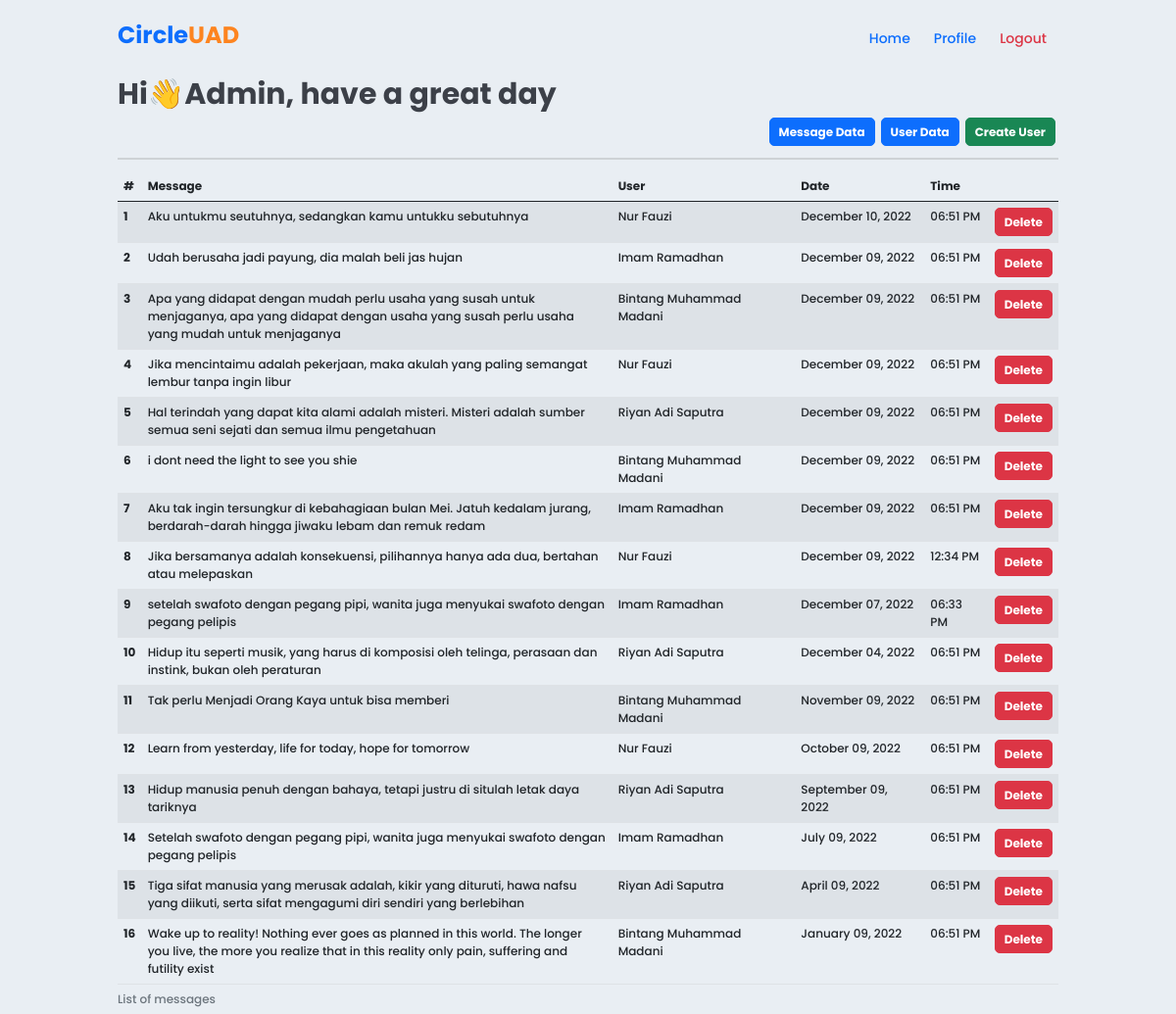
The app's page /profile.php (signed in) with its own data.
### tables this page shows
CREATE TABLE `users` (
  `id_user` int NOT NULL,
  `firstname` varchar(50) NOT NULL,
  `lastname` varchar(50) NOT NULL,
  `email` varchar(255) NOT NULL,
  `password` varchar(255) NOT NULL,
  `role` enum('admin','client') NOT NULL DEFAULT 'client'
);

CREATE TABLE `timeline` (
  `id_timeline` int NOT NULL,
  `message` text NOT NULL,
  `created_at` datetime NOT NULL,
  `id_user` int NOT NULL
);

### functions/user.php (called while the page is built, shortened)
<?php
function get_name_user()
{
    global $link;
    $query = "SELECT * FROM users";
    $result = mysqli_query($link, $query);
    return $result;
}
function escape($data)
{
    global $link;
    return mysqli_real_escape_string($link, $data);
}
function check_role($name)
{
    global $link;
    $name = escape($name);
    $query  = "SELECT role FROM users WHERE email = '$name'";
    $result = mysqli_query($link, $query);
    $role = mysqli_fetch_assoc($result)['role'];
    return $role;
}
?>

### functions/timeline.php (called while the page is built, shortened)
<?php
function get_all_message()
{
    global $link;
    $query = "SELECT timeline.*, users.* FROM timeline INNER JOIN users ON timeline.id_user = users.id_user order by created_at DESC";
    $result = mysqli_query($link, $query);
    return $result;
}

### data-message.php (the view, shortened to what this page needs)
<table class="table table-striped table-hover my-3 mx-auto" style="border-radius: 10px; width:100%;">
    <caption>List of messages</caption>
    <thead>
        <tr>
            <th scope="col">#</th>
            <th scope="col">Message</th>
            <th scope="col">User</th>
            <th scope="col">Date</th>
            <th scope="col">Time</th>
            <th scope="col"></th>
        </tr>
    </thead>
    <?php
    if (mysqli_num_rows($timeline) > 0) {
        $no = 1;
        while ($result = mysqli_fetch_array($timeline)) {
            $date       = strtotime($result['created_at']);
            $realdate   = date('F d, Y', $date);
            $realtime   = date("h:i A", $date);
            $firstname  = $result['firstname'];
            $lastname   = $result['lastname'];
            $message    = $result['message'];
    ?>
            <tr class="">
                <th scope="row"><?= $no++ ?></th>
                <td class="w-50"><?= $message ?></td>
                <td><?= $firstname . ' ' . $lastname ?></td>
                <td><?= $realdate ?></td>
                <td><?= $realtime ?></td>
                <td>
                    <a class="material-symbols-outlined btn btn-danger fw-bold" href="delete-message.php?id=<?= $result['id_timeline'] ?>">Delete</a>
                </td>
            </tr>
        <?php } ?>
    <?php } ?>
</table>

### view/header-profile.php
<?php
    if (mysqli_num_rows($name) > 0) {
        while ($username = mysqli_fetch_array($name)) {
            if ($_SESSION['user'] == $username['email']) {
?>
                <h1 class="fw-bold" style="color: #3C4048;">Hi👋<?= $username['firstname'] ?>, have a great day </h1>
<?php
            }
        }
    }
    if( check_role($_SESSION['user']) == 'admin' ) {
?>
        <div class="d-flex justify-content-end">
            <a class="btn btn-primary fw-bold mx-1" href="profile.php">Message Data</a>
            <a class="btn btn-primary fw-bold mx-1" href="data-user.php">User Data</a>
            <a class="btn btn-success fw-bold mx-1" href="create-user.php">Create User</a>
        </div>
        <hr style="border: solid 1px gray">
<?php } else { ?>
        <div class="mt-5"></div>
<?php } ?>

### assets/css/style.css (style rules this page uses)
body, html { font-family: 'Poppins', sans-serif; font-size: 12px; background-color: #e9eef3; height: 100%; font-weight: 500; }
.btn { border-radius: 5px; }

### records on screen
users: firstname "Admin"
timeline: message "Aku untukmu seutuhnya, sedangkan kamu untukku sebutuhnya", id_user.firstname "Nur", id_user.lastname "Fauzi", created_at "December 10, 2022", created_at "06:51 PM"
timeline: message "Udah berusaha jadi payung, dia malah beli jas hujan", id_user.firstname "Imam", id_user.lastname "Ramadhan", created_at "December 09, 2022", created_at "06:51 PM"
timeline: message "Apa yang didapat dengan mudah perlu usaha yang susah untuk menjaganya, apa yang didapat dengan usaha yang susah perlu usaha yang mudah untuk menjaganya", id_user.firstname "Bintang Muhammad", id_user.lastname "Madani", created_at "December 09, 2022", created_at "06:51 PM"
timeline: message "Jika mencintaimu adalah pekerjaan, maka akulah yang paling semangat lembur tanpa ingin libur", id_user.firstname "Nur", id_user.lastname "Fauzi", created_at "December 09, 2022", created_at "06:51 PM"
timeline: message "Hal terindah yang dapat kita alami adalah misteri. Misteri adalah sumber semua seni sejati dan semua ilmu pengetahuan", id_user.firstname "Riyan Adi", id_user.lastname "Saputra", created_at "December 09, 2022", created_at "06:51 PM"
timeline: message "i dont need the light to see you shie", id_user.firstname "Bintang Muhammad", id_user.lastname "Madani", created_at "December 09, 2022", created_at "06:51 PM"
timeline: message "Aku tak ingin tersungkur di kebahagiaan bulan Mei. Jatuh kedalam jurang, berdarah-darah hingga jiwaku lebam dan remuk redam", id_user.firstname "Imam", id_user.lastname "Ramadhan", created_at "December 09, 2022", created_at "06:51 PM"
timeline: message "Jika bersamanya adalah konsekuensi, pilihannya hanya ada dua, bertahan atau melepaskan", id_user.firstname "Nur", id_user.lastname "Fauzi", created_at "December 09, 2022", created_at "12:34 PM"
timeline: message "setelah swafoto dengan pegang pipi, wanita juga menyukai swafoto dengan pegang pelipis", id_user.firstname "Imam", id_user.lastname "Ramadhan", created_at "December 07, 2022", created_at "06:33 PM"
timeline: message "Hidup itu seperti musik, yang harus di komposisi oleh telinga, perasaan dan instink, bukan oleh peraturan", id_user.firstname "Riyan Adi", id_user.lastname "Saputra", created_at "December 04, 2022", created_at "06:51 PM"
timeline: message "Tak perlu Menjadi Orang Kaya untuk bisa memberi", id_user.firstname "Bintang Muhammad", id_user.lastname "Madani", created_at "November 09, 2022", created_at "06:51 PM"
timeline: message "Learn from yesterday, life for today, hope for tomorrow", id_user.firstname "Nur", id_user.lastname "Fauzi", created_at "October 09, 2022", created_at "06:51 PM"
timeline: message "Hidup manusia penuh dengan bahaya, tetapi justru di situlah letak daya tariknya", id_user.firstname "Riyan Adi", id_user.lastname "Saputra", created_at "September 09, 2022", created_at "06:51 PM"
timeline: message "Setelah swafoto dengan pegang pipi, wanita juga menyukai swafoto dengan pegang pelipis", id_user.firstname "Imam", id_user.lastname "Ramadhan", created_at "July 09, 2022", created_at "06:51 PM"
timeline: message "Tiga sifat manusia yang merusak adalah, kikir yang dituruti, hawa nafsu yang diikuti, serta sifat mengagumi diri sendiri yang berlebihan", id_user.firstname "Riyan Adi", id_user.lastname "Saputra", created_at "April 09, 2022", created_at "06:51 PM"
timeline: message "Wake up to reality! Nothing ever goes as planned in this world. The longer you live, the more you realize that in this reality only pain, suffering and futility exist", id_user.firstname "Bintang Muhammad", id_user.lastname "Madani", created_at "January 09, 2022", created_at "06:51 PM"
